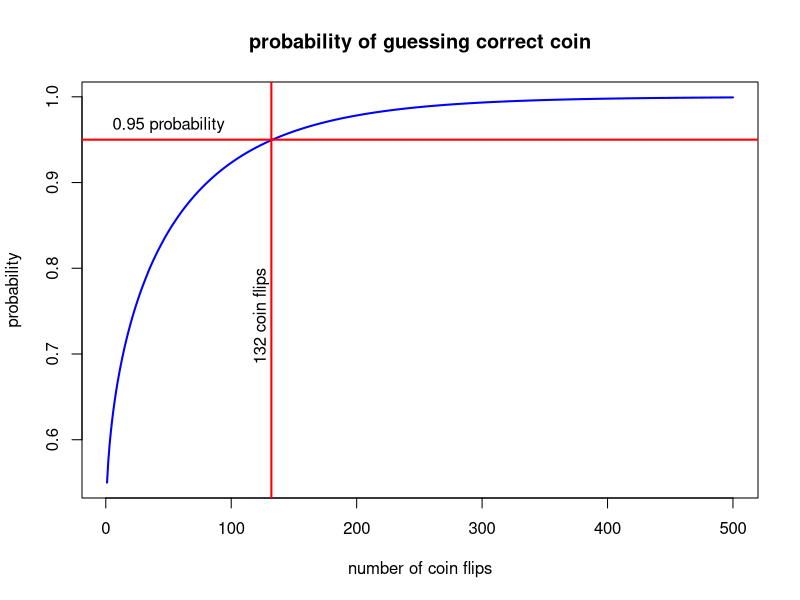

R code for this plot: (Note: this script raises an error after producing the figure.)
########################
### Scripts for testing manager skill


## test mean of coin flips and distributions

# unbiased coin tosses (binomial)
rbinom(n=20, size=1, prob=0.5)

# Kolmogorov-Smirnov test for two distributions
ks.test(rbinom(n=1000, size=1, prob=0.6), 
        rbinom(n=1000, size=1, prob=0.5))

# Wilcoxon test for the means of two samples
wilcox.test(rbinom(n=1000, size=1, prob=0.6), 
            rbinom(n=1000, size=1, prob=0.5))


# other tests
# To calculate the confidence level as a function of sample length,
# you must perform MC simulation to obtain distribution of test statistic.
foo <- sapply(1:1000, function(x) tseries::jarque.bera.test(rnorm(1000))$p.value)
foo <- t(foo)


########################
## You have two coins, and one coin has a higher probability 
# of heads than the other.
# Assume that you know the probability of heads for both coins, 
# but you don't know which coin has a higher probability, 
# and you try to find out by flipping the two coins n times each.
# You guess which coin has the higher probability by selecting 
# the coin that produced more heads.
# If both coins produced the same number of heads, then you 
# select the coin randomly.
# What is the probability that you will select the right coin, 
# given all the possible combinations of obtaining heads or 
# tails for both coins? 

# Calculate the probability by summing over all possible 
# combinations of obtaining heads or tails for both coins. 
probab1 <- function(nu_m, p1, p2) {
  binom1 <- choose(nu_m, 0:nu_m) * p1^(0:nu_m) * (1-p1)^(nu_m:0)
  binom2 <- choose(nu_m, 0:nu_m) * p2^(0:nu_m) * (1-p2)^(nu_m:0)
  out_er <- binom1 %o% binom2
  sum(out_er[lower.tri(out_er)]) + sum(diag(out_er))/2
}  # end probab1

# Simplify the calculation by calculating the cumulative 
# probability, without calculating the outer product.
probab2 <- function(nu_m, p1, p2) {
  binom1 <- choose(nu_m, 0:nu_m) * p1^(0:nu_m) * (1-p1)^(nu_m:0)
  binom2 <- choose(nu_m, 0:nu_m) * p2^(0:nu_m) * (1-p2)^(nu_m:0)
  cum_binom2 <- cumsum(binom2)
  cum_binom2 <- c(0, cum_binom2[-NROW(cum_binom2)])
  sum(binom1 * (cum_binom2 + binom2/2))
}  # end probab2

# Use normal approximation for the binomial coefficient.
probab3 <- function(nu_m, p1, p2) {
  if (p1^nu_m > 1e-10)
    binom1 <- choose(nu_m, 0:nu_m) * p1^(0:nu_m) * (1-p1)^(nu_m:0)
  else
    binom1 <- dnorm(0:nu_m, mean=nu_m*p1, sd=sqrt(nu_m*p1*(1-p1)))
  if (p2^nu_m > 1e-10)
    binom2 <- choose(nu_m, 0:nu_m) * p2^(0:nu_m) * (1-p2)^(nu_m:0)
  else
    binom2 <- dnorm(0:nu_m, mean=nu_m*p2, sd=sqrt(nu_m*p2*(1-p2)))
  cum_binom2 <- cumsum(binom2)
  cum_binom2 <- c(0, cum_binom2[-NROW(cum_binom2)])
  sum(binom1 * (cum_binom2 + binom2/2))
}  # end probab3

probab3(5, 0.6, 0.5)

prob_s <- sapply(1:500, probab3, p1=0.6, p2=0.5)

# plot in window
x11()
plot(prob_s,
     xlab="number of coin flips", 
     ylab="probability", 
     main="probability of guessing correct coin", 
     lwd=2, col="blue", t="l")
abline(h=0.95, lwd=2, col="red")
text(x=50, y=0.95,
     labels="0.95 probability",
     lwd=2, pos=3)
abline(v=findInterval(0.95, prob_s), lwd=2, col="red")
text(x=findInterval(0.95, prob_s), y=0.8,
     labels=paste(findInterval(0.95, prob_s), "coin flips"),
     srt=90, lwd=2, pos=2)



########################
## The binomial coin flipping model can be adapted for manager selection.
# Imagine two managers, one with skill, and the other without skill.
# The daily returns of both managers are binary: either positive +1 or negative -1.
# The returns of the manager without skill are random with zero mean.
# The returns of the skilled manager are also random, but with a positive bias, so that he produces a positive daily return more often than a negative return.
# If the probability of a positive return is equal to p > 0.5, then the average daily return is equal to (2*p-1), and the daily standard deviation is equal to 1.
# The annual return is is equal to 250*(2*p-1), the annual standard deviation is equal to sqrt(250), and the annual Sharpe ratio is equal to sqrt(250)*(2*p-1).

sharpe_ratio <- sqrt(250)*(2*prob_ab-1)

sharpe_ratio <- 0.4
prob_ab <- (sharpe_ratio/sqrt(250)+1)/2

# probability of selecting correct manager with 20 years of data
probab3(20*250, prob_ab, 0.5)

# annual probabilities of selecting correct manager
prob_s <- sapply(250*(1:50), probab3, p1=prob_ab, p2=0.5)

# Years of data needed to select the correct manager, with 95% confidence
findInterval(0.95, prob_s)

# plot in window
x11()
plot(prob_s,
     xlab="number of years", 
     ylab="probability", 
     main="probability of selecting correct manager", 
     lwd=2, col="blue", t="l")
abline(h=0.95, lwd=2, col="red")
text(x=10, y=0.95,
     labels="0.95 probability",
     lwd=2, pos=3)
abline(v=findInterval(0.95, prob_s), lwd=2, col="red")
text(x=findInterval(0.95, prob_s), y=0.8,
     labels=paste(findInterval(0.95, prob_s), "years"),
     srt=90, lwd=2, pos=2)

